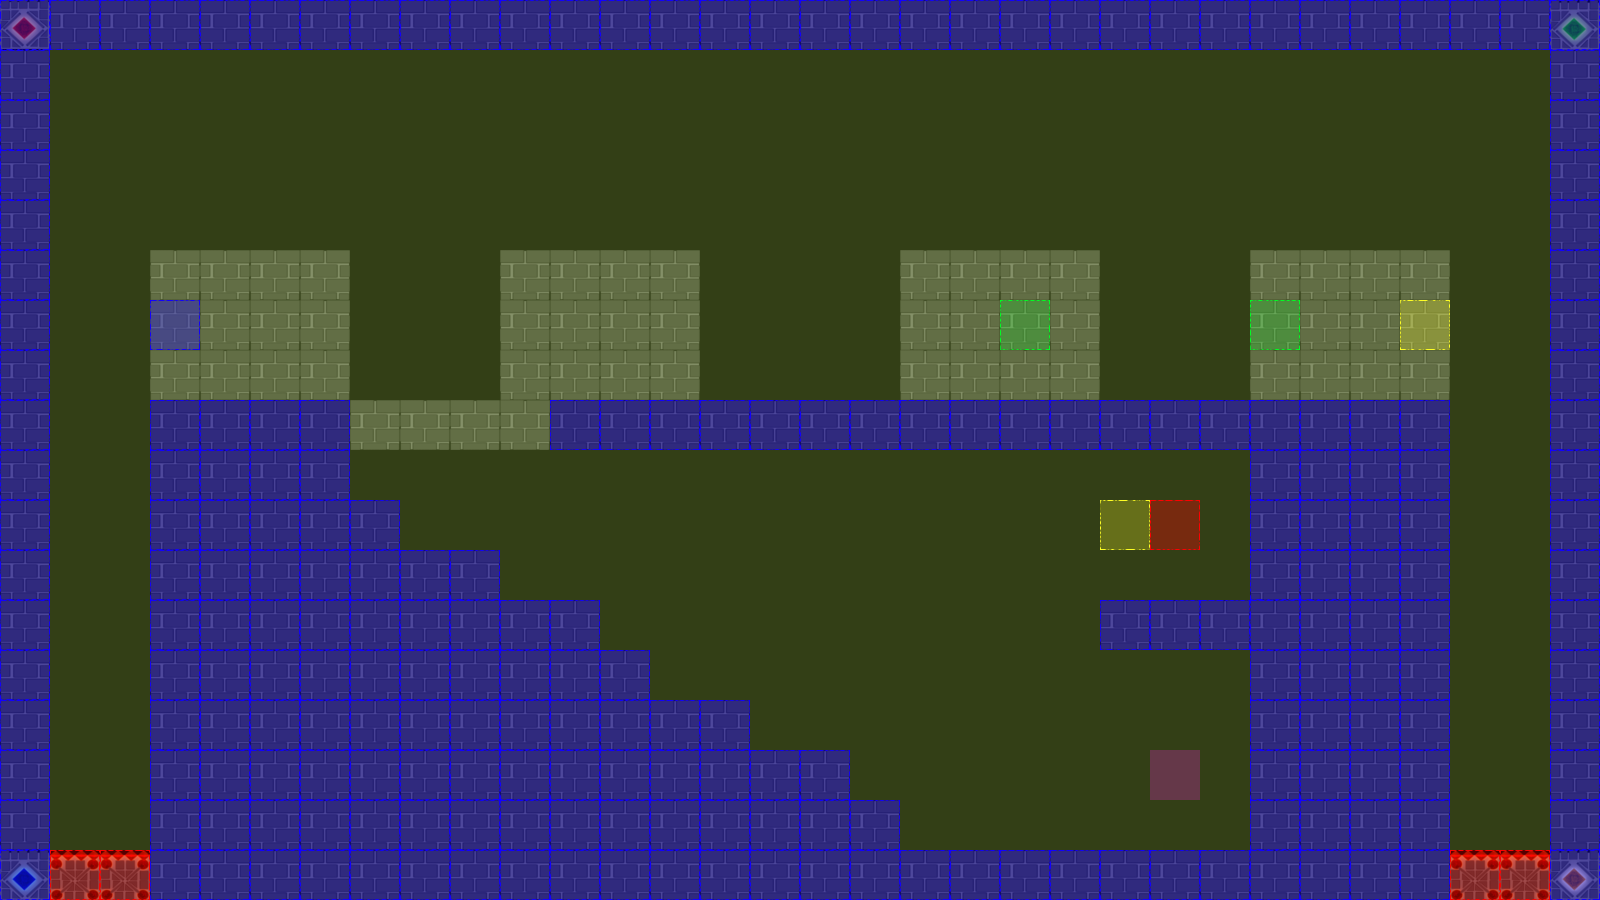

Rendered tile map (Tiled .tmx) drawn with the repository's tilesets; below, a short description and the map source with its tile grids summarised:
An orthogonal 32x18 tile map with 50x50 px tiles, 3 tile layers (terrain, collision, event), 2 tilesets.

<map version="1.0" orientation="orthogonal" renderorder="left-up" width="32" height="18" tilewidth="50" tileheight="50" nextobjectid="3">
 <tileset firstgid="1" name="castleTile" tilewidth="50" tileheight="50" tilecount="36" columns="6">
  <image source="tiles/castleTile.png" width="300" height="300" />
 </tileset>
 <tileset firstgid="37" name="collisionTile" tilewidth="50" tileheight="50" tilecount="12" columns="3">
  <image source="tiles/collisionTile.png" width="150" height="200" />
 </tileset>
 <layer name="terrain" width="32" height="18">
  <data>[576 cells, 281 non-empty, 6 distinct tile ids]</data>
 </layer>
 <layer name="collision" width="32" height="18">
  <data>[576 cells, 576 non-empty, 3 distinct tile ids]</data>
 </layer>
 <layer name="event" width="32" height="18">
  <data>[576 cells, 7 non-empty, 5 distinct tile ids]</data>
 </layer>
</map>
